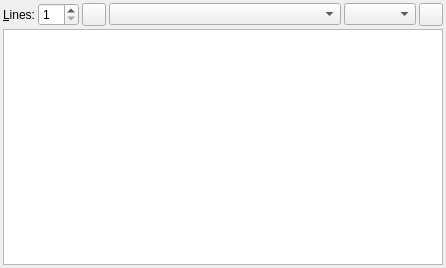
<?xml version="1.0" encoding="UTF-8"?>
<ui version="4.0">
 <class>AnalysisWidget</class>
 <widget class="QWidget" name="AnalysisWidget">
  <property name="geometry">
   <rect>
    <x>0</x>
    <y>0</y>
    <width>446</width>
    <height>268</height>
   </rect>
  </property>
  <property name="minimumSize">
   <size>
    <width>280</width>
    <height>120</height>
   </size>
  </property>
  <property name="windowTitle">
   <string>Analysis</string>
  </property>
  <layout class="QVBoxLayout">
   <property name="spacing">
    <number>3</number>
   </property>
   <property name="leftMargin">
    <number>3</number>
   </property>
   <property name="topMargin">
    <number>3</number>
   </property>
   <property name="rightMargin">
    <number>3</number>
   </property>
   <property name="bottomMargin">
    <number>3</number>
   </property>
   <item>
    <layout class="QHBoxLayout" name="topControls">
     <item>
      <widget class="QLabel" name="label">
       <property name="text">
        <string>&amp;Lines:</string>
       </property>
       <property name="buddy">
        <cstring>vpcount</cstring>
       </property>
      </widget>
     </item>
     <item>
      <widget class="QSpinBox" name="vpcount">
       <property name="toolTip">
        <string>Number of parallel lines</string>
       </property>
       <property name="minimum">
        <number>1</number>
       </property>
       <property name="maximum">
        <number>99</number>
       </property>
      </widget>
     </item>
     <item>
      <widget class="QToolButton" name="btPin">
       <property name="toolTip">
        <string>Pin engine to current position</string>
       </property>
       <property name="text">
        <string notr="true"/>
       </property>
       <property name="icon">
        <iconset resource="../../resources.qrc">
         <normaloff>:/images/pin.ico</normaloff>:/images/pin.ico</iconset>
       </property>
       <property name="checkable">
        <bool>true</bool>
       </property>
      </widget>
     </item>
     <item>
      <widget class="QComboBox" name="engineList">
       <property name="sizePolicy">
        <sizepolicy hsizetype="Expanding" vsizetype="Fixed">
         <horstretch>0</horstretch>
         <verstretch>0</verstretch>
        </sizepolicy>
       </property>
       <property name="toolTip">
        <string>Select an engine</string>
       </property>
      </widget>
     </item>
     <item>
      <widget class="QComboBox" name="bookList">
       <property name="toolTip">
        <string>Select a GUI book</string>
       </property>
      </widget>
     </item>
     <item>
      <widget class="QToolButton" name="analyzeButton">
       <property name="sizePolicy">
        <sizepolicy hsizetype="Minimum" vsizetype="Minimum">
         <horstretch>0</horstretch>
         <verstretch>0</verstretch>
        </sizepolicy>
       </property>
       <property name="toolTip">
        <string>Start / Stop Engine</string>
       </property>
       <property name="text">
        <string/>
       </property>
       <property name="icon">
        <iconset resource="../../resources.qrc">
         <normaloff>:/images/circle_green.svg</normaloff>
         <normalon>:/images/circle_red.svg</normalon>:/images/circle_green.svg</iconset>
       </property>
       <property name="checkable">
        <bool>true</bool>
       </property>
      </widget>
     </item>
    </layout>
   </item>
   <item>
    <widget class="QTextBrowser" name="variationText">
     <property name="openLinks">
      <bool>false</bool>
     </property>
    </widget>
   </item>
  </layout>
 </widget>
 <tabstops>
  <tabstop>vpcount</tabstop>
  <tabstop>engineList</tabstop>
  <tabstop>analyzeButton</tabstop>
  <tabstop>variationText</tabstop>
 </tabstops>
 <resources>
  <include location="../../resources.qrc"/>
 </resources>
 <connections/>
</ui>
